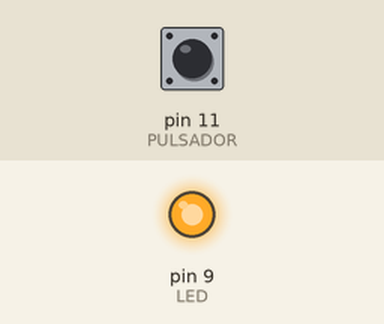
Recording of a sketch running on a simulated Arduino Uno, built with avr-gcc and run on an emulated ATmega328P. On the bench: output pins drawn as LEDs (lit = HIGH). The inputs (shaded band) are chosen by the test bench; at power-on: pin 11 (PULSADOR) HIGH.

Above: at 1.2 s.
1.3 s: pin 11 (PULSADOR) pulled LOW for 0.15 s
At 1.37 s:
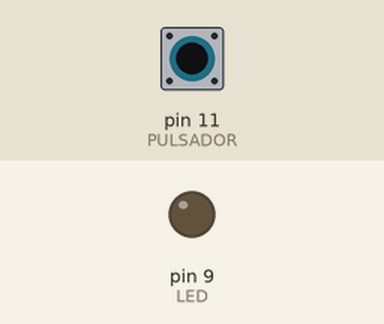
2.9 s: pin 11 (PULSADOR) pulled LOW for 3.2 s
At 7.3 s:
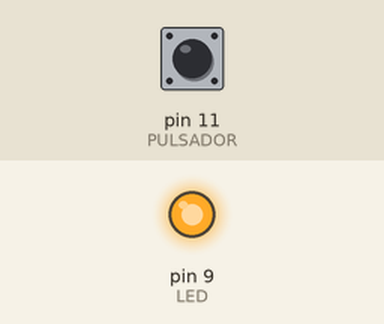
Timing chart, 0 to 8.8 s (numbered marks = the images above; inputs shaded):
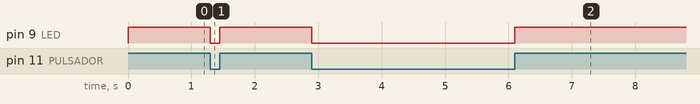

The sketch:

04_led_pull_up.ino
```cpp
//Se define constante LED con valor 9
#define LED 9
//Se define constante PULSADOR con valor 10
#define PULSADOR 11

//Se crea la variable "state_pul" de tipo booleano
bool state_pul;

void setup() {
  //Se establece el pin 9 (LED) como salida
  pinMode(LED, OUTPUT);
  //Se establece el pin 10 (PULSADOR) como entrada
  pinMode(PULSADOR, INPUT_PULLUP);
}

void loop() {
  //Se lee el estado del pin PULSADOR y se almacena en la variable 'state_pul'
  state_pul = digitalRead(PULSADOR);
  //Se escribe en el pin LED el valor de la variable 'state_pul'
  digitalWrite(LED, state_pul);
}
```

Measured:
- after the input at 1.3 s, pin 9 (LED): HIGH → LOW at once, → HIGH 0.15 s later
- after the input at 2.9 s, pin 9 (LED): HIGH → LOW at once, → HIGH 3.2 s later
